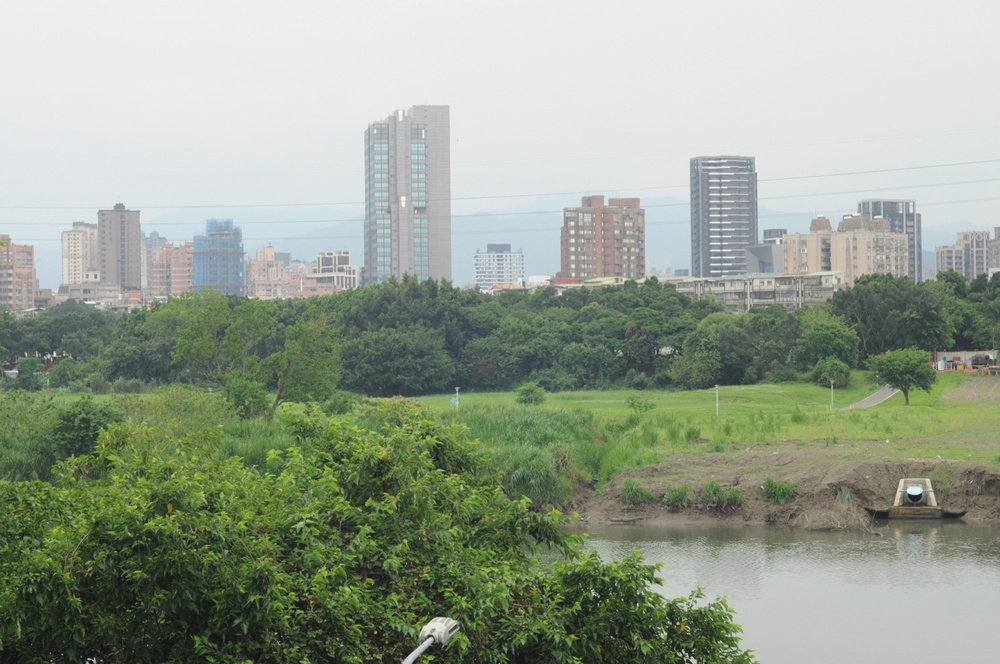
#> input picture data/frame1.JPG, 1000 x 664 px, shrunk from 1920 x 1275 before the run
$ python -i feature_extractor.py   (imports and definitions only)   (older library calls are emulated)
#> lines starting #> are read from the running program, lines starting #| are printed output that depends on the picture
#> further down, picture is the input picture: shape (664, 1000, 3); mean B, G, R 143.5, 159.5, 150.1
import cv2
import numpy as np
import pywt
from scipy.spatial import cKDTree
from scipy.ndimage import map_coordinates

def harris_corner_detector(img, octave, sigma_d = 1, sigma_i = 1.5, sigma_o = 4.5, c_robust = 0.75, keypoint_num = 500):
    blurred = cv2.GaussianBlur(img, (0, 0), sigmaX=sigma_d, sigmaY=sigma_d)

    Ix = cv2.Sobel(blurred, cv2.CV_64F, dx=1, dy=0, ksize=3)
    Iy = cv2.Sobel(blurred, cv2.CV_64F, dx=0, dy=1, ksize=3)

    Ixx = cv2.GaussianBlur(Ix * Ix, (0, 0), sigma_i)
    Iyy = cv2.GaussianBlur(Iy * Iy, (0, 0), sigma_i)
    Ixy = cv2.GaussianBlur(Ix * Iy, (0, 0), sigma_i)

    det = Ixx * Iyy - Ixy**2
    tr = Ixx + Iyy
    f_hm = det / (tr + 1e-10)

    threshold = 100

    ones = np.ones((3, 3), dtype=np.float64)
    is_max = (f_hm == cv2.dilate(f_hm, kernel=ones))
    mask = is_max & (f_hm > threshold)
    y, x = np.where(mask)
    keypoints = np.stack((y, x), axis=-1)
    scores = f_hm[y, x]

    # adaptive non-maximal suppression
    sorted_idx = np.argsort(-scores)
    sorted_scores = scores[sorted_idx]
    sorted_kps = keypoints[sorted_idx]

    radius = np.full(len(sorted_kps), 1e10)

    for i in range(1, len(sorted_kps)):
        strong_kps = sorted_kps[:i]
        strong_scores = sorted_scores[:i]
        current_score = sorted_scores[i]

        mask = c_robust * strong_scores > current_score
        tree = cKDTree(strong_kps[mask])

        if np.any(mask):
            dists, _ = tree.query([sorted_kps[i]], k=1)
            radius[i] = dists[0]

    top_idx = np.argsort(-radius)[:keypoint_num]
    selected_kps = sorted_kps[top_idx]

    # orientation
    oriented_blurred = cv2.GaussianBlur(img, (0, 0), sigmaX=sigma_o, sigmaY=sigma_o)
    delta_Px = cv2.Sobel(oriented_blurred, cv2.CV_64F, dx=1, dy=0, ksize=3)
    delta_Py = cv2.Sobel(oriented_blurred, cv2.CV_64F, dx=0, dy=1, ksize=3)

    u_length = cv2.magnitude(delta_Px, delta_Py)

    selected_y, selected_x = selected_kps[:, 0], selected_kps[:, 1]
    cos_t = (delta_Px / (u_length + 1e-10))[selected_y, selected_x]
    sin_t = (delta_Py / (u_length + 1e-10))[selected_y, selected_x]
    octaves = np.full(selected_x.shape, octave)

    detected_kps = np.stack((selected_y, selected_x, cos_t, sin_t, octaves), axis=-1)

    return detected_kps

def extract_msop_descriptor(pyramid, keypoints, spacing=5):
    descriptors = []
    coords = []

    # Grid for 8x8 sampling (centered at 0,0), scaled by spacing
    half_size = spacing * 4
    grid = np.linspace(-half_size + spacing / 2, half_size - spacing / 2, 8)
    grid_x, grid_y = np.meshgrid(grid, grid)

    for kp in keypoints:
        y, x, cos_t, sin_t, level = kp
        level = int(level)
        if level < 0 or level >= len(pyramid):
            continue

        img = pyramid[level].astype(np.float64)

        rot_x = grid_x * cos_t - grid_y * sin_t
        rot_y = grid_x * sin_t + grid_y * cos_t

        sample_x = x + rot_x
        sample_y = y + rot_y

        coords_2d = np.vstack([sample_y.ravel(), sample_x.ravel()])
        try:
            patch = map_coordinates(img, coords_2d, order=1, mode='reflect').reshape(8, 8)
        except Exception:
            continue

        std = np.std(patch)
        if std < 1e-6:
            continue
        patch = (patch - np.mean(patch)) / std

        A, (H, V, D) = pywt.dwt2(patch, 'haar')
        descriptor = np.concatenate([A.flatten(), H.flatten(), V.flatten(), D.flatten()])
        descriptors.append(descriptor)
        coords.append([x*(2**level), y*(2**level)])

    return np.array(coords).astype(np.float32), np.array(descriptors).astype(np.float32)


def msop_DetectandDiscrptor(img):
    keypoints = []
    pyramid = []

    pyr_img = cv2.cvtColor(img, cv2.COLOR_BGR2GRAY).astype(np.float32)
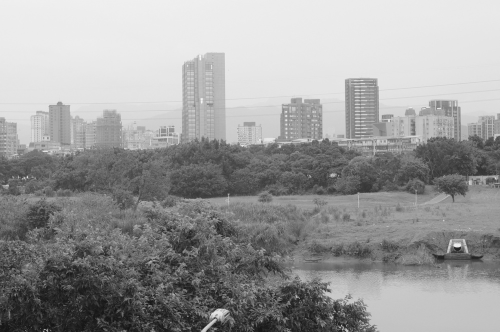
#> pyr_img: shape (664, 1000) float32 (shown at 1/2 size); min 11, max 251, mean 154.9
    for octave in  range(1):
        octave_keypoints = harris_corner_detector(pyr_img, octave)
        keypoints.append(octave_keypoints)
        pyramid.append(pyr_img)
        pyr_img = cv2.pyrDown(pyr_img)
#> this loop made 1 pass
#> pass 1, in harris_corner_detector, `Ix = cv2.Sobel(blurred, cv2.CV_64F, dx=1, dy=0, ksize=3)`:
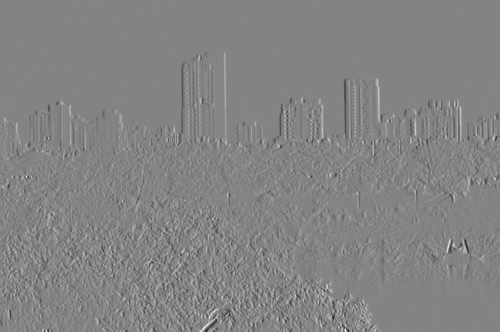
#> Ix: shape (664, 1000) float64 (shown at 1/2 size); min -342.4, max 320.4, mean 0.2; drawn with min black and max white
#> pass 1, in harris_corner_detector, `Iy = cv2.Sobel(blurred, cv2.CV_64F, dx=0, dy=1, ksize=3)`:
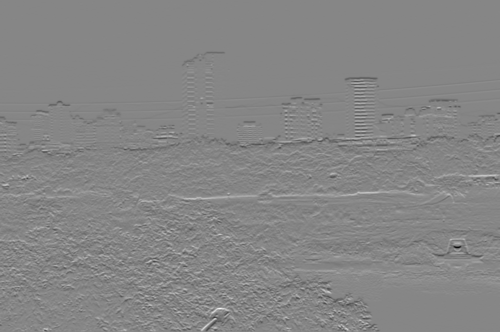
#> Iy: shape (664, 1000) float64 (shown at 1/2 size); min -495.7, max 444.4, mean -1.8; drawn with min black and max white
#> pass 1, in harris_corner_detector, `Ixx = cv2.GaussianBlur(Ix * Ix, (0, 0), sigma_i)`:
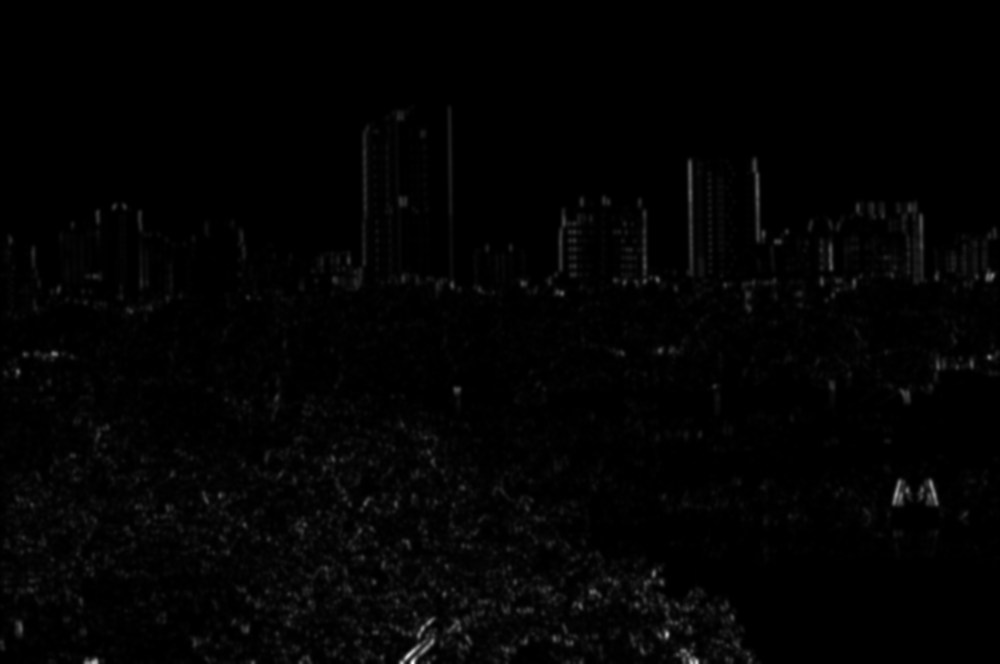
#> Ixx: shape (664, 1000) float64; min 4.88e-10, max 60546.2, mean 824.5; drawn with min black and max white
#> after the loop, keypoints = 1 item; pyramid = 1 item

    keypoints = np.concatenate(keypoints, axis=0)
#> keypoints = 500 rows, first 6: [658, 691, 0.0654, 0.998, 0], [659, 93, -0.101, 0.995, 0], [495, 921, 0.0927, -0.996, 0], [638, 432, -0.263, -0.965, 0], [355, 54, -0.496, 0.868, 0], [661, 90, 0.663, 0.748, 0]

    kps, descriptors = extract_msop_descriptor(pyramid, keypoints)
#> the loop in extract_msop_descriptor, `for kp in keypoints:` made 500 passes
#> (kp, y, x, cos_t, sin_t, std) on passes 1 to 3: ([658, 691, 0.0654, 0.998, 0], 658, 691, 0.0654, 0.998, 36.07), ([659, 93, -0.101, 0.995, 0], 659, 93, -0.101, 0.995, 22.56), ([495, 921, 0.0927, -0.996, 0], 495, 921, 0.0927, -0.996, 48.34)
#> after the loop in extract_msop_descriptor, `for kp in keypoints:`: coords = 500 pairs, first value 1 to 998, second value 106 to 663; descriptors = 500 items
#> kps has the same summary as coords in extract_msop_descriptor

    return kps, descriptors.astype(np.float32)

>>> import cv2
>>> picture = cv2.imread('../data/frame1.JPG')
>>> result = msop_DetectandDiscrptor(picture)
#> result = 2 point arrays, longest 500 points

$ run again, on data/frame2.JPG
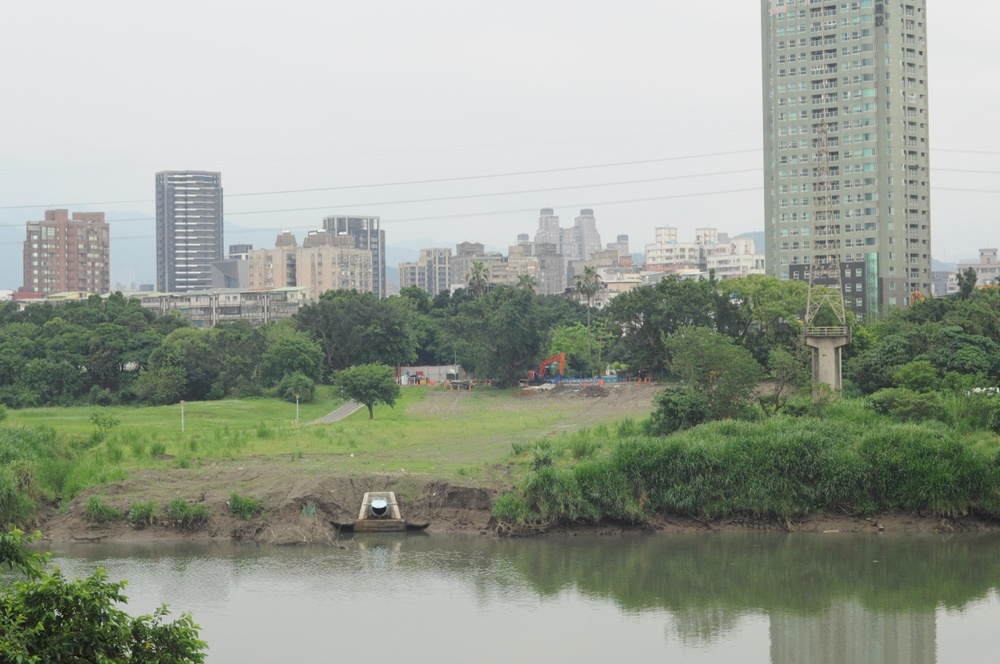
#> input picture data/frame2.JPG, 1000 x 664 px, shrunk from 1920 x 1275 before the run
#> picture is the input picture: shape (664, 1000, 3); mean B, G, R 145.5, 158.5, 151.7
#> the loop in msop_DetectandDiscrptor, `for octave in  range(1):` made 1 pass
#> pass 1, in harris_corner_detector, `Iy = cv2.Sobel(blurred, cv2.CV_64F, dx=0, dy=1, ksize=3)`:
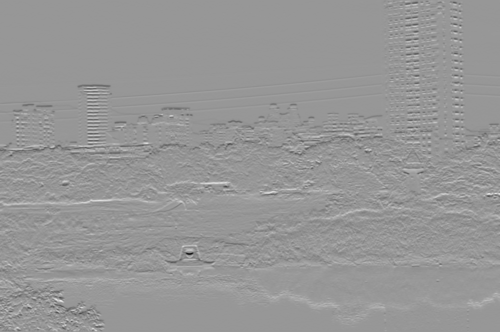
#> Iy: shape (664, 1000) float64 (shown at 1/2 size); min -485.4, max 332.7, mean -0.8; drawn with min black and max white
#> pass 1, in harris_corner_detector, `Ixx = cv2.GaussianBlur(Ix * Ix, (0, 0), sigma_i)`:
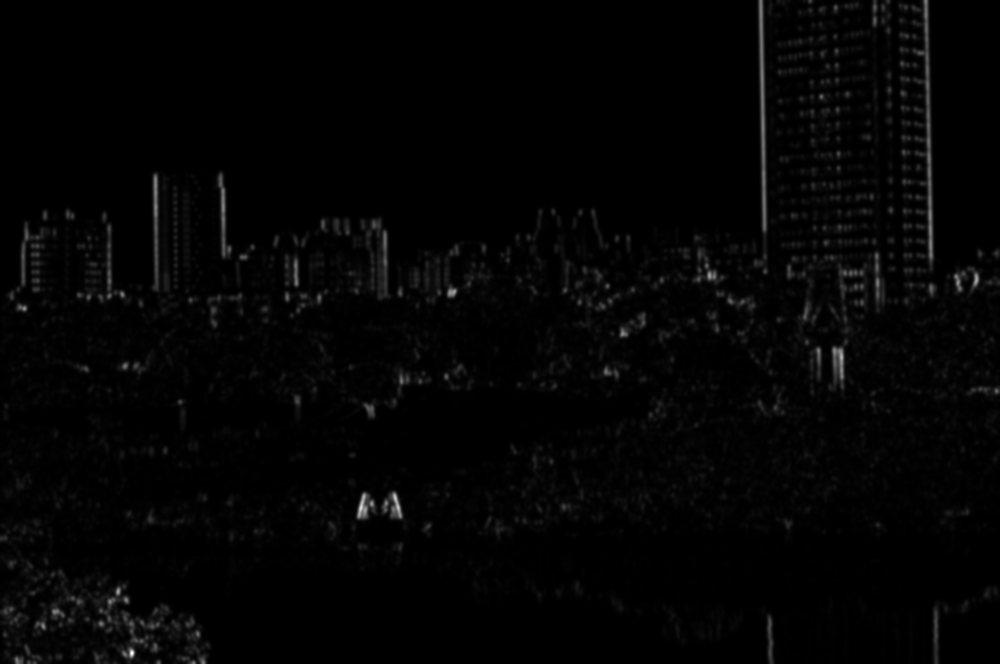
#> Ixx: shape (664, 1000) float64; min 2.08e-07, max 40820.9, mean 691.6; drawn with min black and max white
#> after the loop in msop_DetectandDiscrptor, `for octave in  range(1):`: keypoints = 1 item
#> in msop_DetectandDiscrptor, `keypoints = np.concatenate(keypoints, axis=0)`: keypoints = 500 rows, first 6: [508, 385, 0.0626, -0.998, 0], [504, 372, 0.303, -0.953, 0], [601, 125, 0.822, 0.57, 0], [504, 385, -0.362, -0.932, 0], [599, 110, 0.572, 0.82, 0], [651, 130, -0.986, 0.168, 0]
#> the loop in extract_msop_descriptor, `for kp in keypoints:` made 500 passes
#> (kp, y, x, cos_t, sin_t, std) on passes 1 to 3: ([508, 385, 0.0626, -0.998, 0], 508, 385, 0.0626, -0.998, 46.54), ([504, 372, 0.303, -0.953, 0], 504, 372, 0.303, -0.953, 43.31), ([601, 125, 0.822, 0.57, 0], 601, 125, 0.822, 0.57, 41.06)
#> after the loop in extract_msop_descriptor, `for kp in keypoints:`: coords = 500 pairs, first value 4 to 999, second value 3 to 663; descriptors = 500 items
#> kps has the same summary as coords in extract_msop_descriptor
#> result = 2 point arrays, longest 500 points

$ run again, on data/frame3.JPG
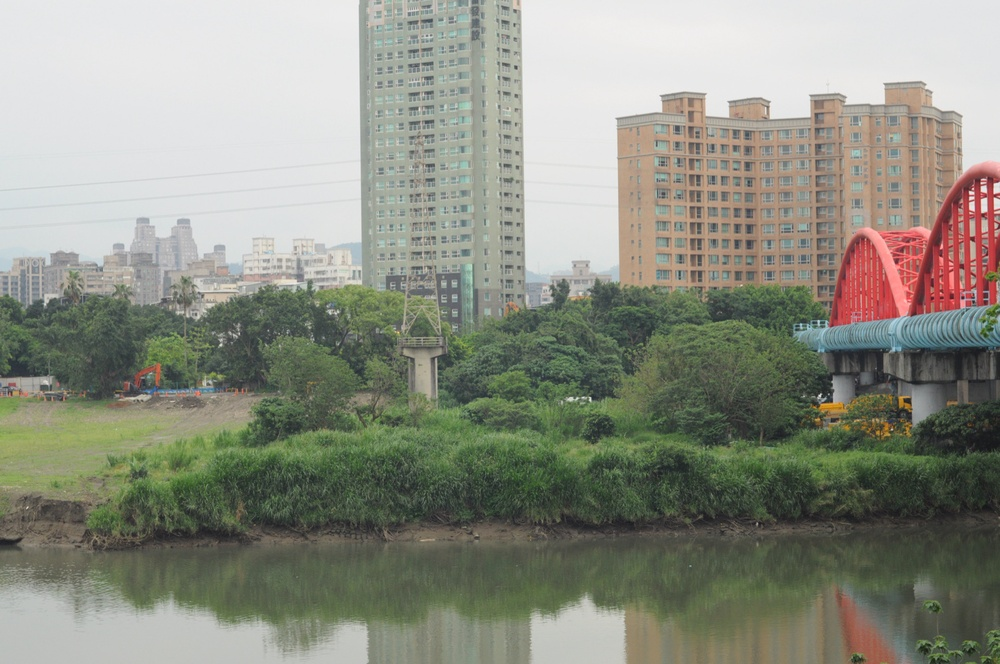
#> input picture data/frame3.JPG, 1000 x 664 px, shrunk from 1920 x 1275 before the run
#> picture is the input picture: shape (664, 1000, 3); mean B, G, R 130.6, 143.3, 141.2
#> the loop in msop_DetectandDiscrptor, `for octave in  range(1):` made 1 pass
#> pass 1, in harris_corner_detector, `Iy = cv2.Sobel(blurred, cv2.CV_64F, dx=0, dy=1, ksize=3)`:
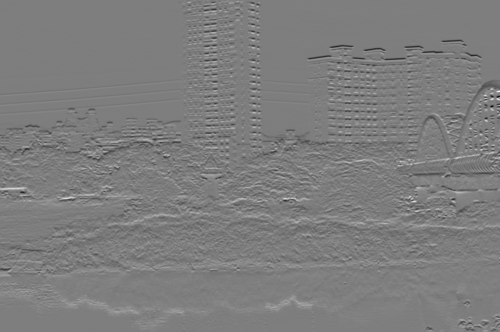
#> Iy: shape (664, 1000) float64 (shown at 1/2 size); min -342.8, max 349.9, mean -0.8; drawn with min black and max white
#> pass 1, in harris_corner_detector, `Ixx = cv2.GaussianBlur(Ix * Ix, (0, 0), sigma_i)`:
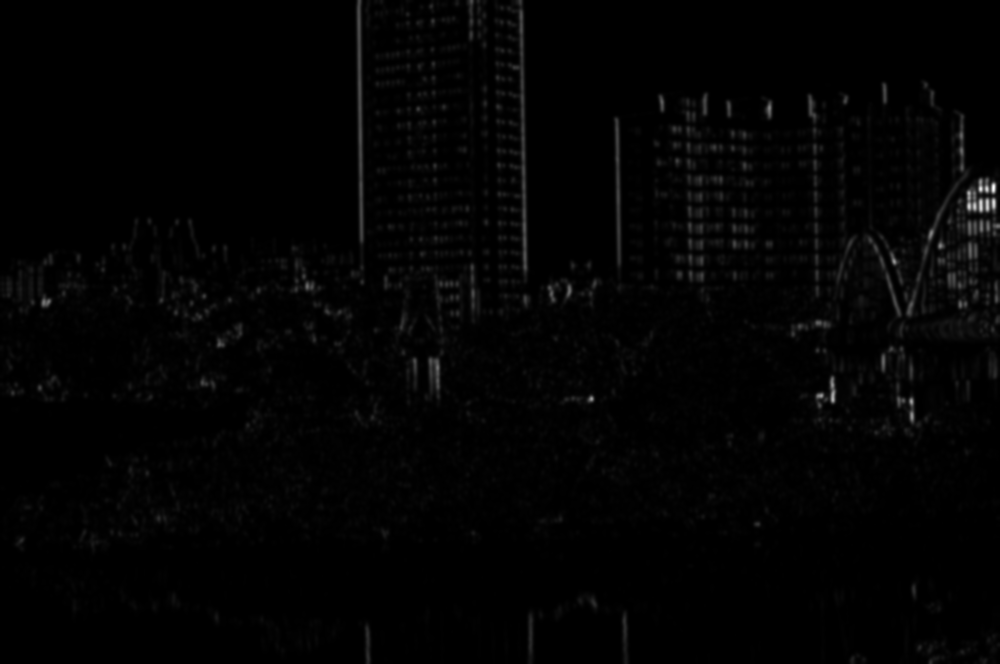
#> Ixx: shape (664, 1000) float64; min 5.83e-12, max 62565.6, mean 849.9; drawn with min black and max white
#> after the loop in msop_DetectandDiscrptor, `for octave in  range(1):`: keypoints = 1 item
#> in msop_DetectandDiscrptor, `keypoints = np.concatenate(keypoints, axis=0)`: keypoints = 500 rows, first 6: [192, 970, 0.657, 0.754, 0], [191, 985, -0.787, -0.617, 0], [199, 994, 0.832, 0.555, 0], [199, 985, -0.321, 0.947, 0], [184, 994, 0.719, 0.695, 0], [211, 982, 0.28, -0.96, 0]
#> the loop in extract_msop_descriptor, `for kp in keypoints:` made 500 passes
#> (kp, y, x, cos_t, sin_t, std) on passes 1 to 3: ([192, 970, 0.657, 0.754, 0], 192, 970, 0.657, 0.754, 42.69), ([191, 985, -0.787, -0.617, 0], 191, 985, -0.787, -0.617, 49.16), ([199, 994, 0.832, 0.555, 0], 199, 994, 0.832, 0.555, 53.12)
#> after the loop in extract_msop_descriptor, `for kp in keypoints:`: coords = 500 pairs, first value 6 to 999, second value 2 to 661; descriptors = 500 items
#> kps has the same summary as coords in extract_msop_descriptor
#> result = 2 point arrays, longest 500 points
